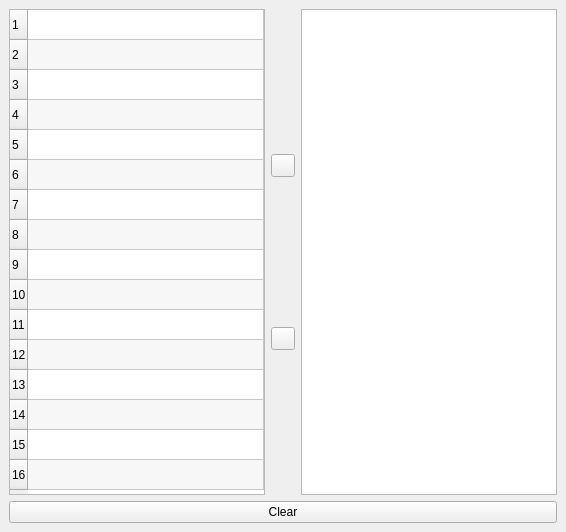
  <widget class="QDockWidget" name="SensorDock">
   <property name="sizePolicy">
    <sizepolicy hsizetype="MinimumExpanding" vsizetype="Preferred">
     <horstretch>0</horstretch>
     <verstretch>0</verstretch>
    </sizepolicy>
   </property>
   <property name="windowTitle">
    <string>Sensors</string>
   </property>
   <attribute name="dockWidgetArea">
    <number>2</number>
   </attribute>
   <widget class="QWidget" name="dockWidgetContents_2">
    <layout class="QVBoxLayout" name="verticalLayout_8">
     <item>
      <layout class="QHBoxLayout" name="horizontalLayout_12">
       <item>
        <widget class="SensorTableWidget" name="SensorTable">
         <property name="sizePolicy">
          <sizepolicy hsizetype="MinimumExpanding" vsizetype="MinimumExpanding">
           <horstretch>0</horstretch>
           <verstretch>0</verstretch>
          </sizepolicy>
         </property>
         <property name="minimumSize">
          <size>
           <width>50</width>
           <height>486</height>
          </size>
         </property>
         <property name="acceptDrops">
          <bool>true</bool>
         </property>
         <property name="verticalScrollBarPolicy">
          <enum>Qt::ScrollBarAlwaysOff</enum>
         </property>
         <property name="horizontalScrollBarPolicy">
          <enum>Qt::ScrollBarAlwaysOff</enum>
         </property>
         <property name="editTriggers">
          <set>QAbstractItemView::NoEditTriggers</set>
         </property>
         <property name="dragEnabled">
          <bool>true</bool>
         </property>
         <property name="dragDropMode">
          <enum>QAbstractItemView::DragDrop</enum>
         </property>
         <property name="defaultDropAction">
          <enum>Qt::MoveAction</enum>
         </property>
         <property name="alternatingRowColors">
          <bool>true</bool>
         </property>
         <property name="selectionMode">
          <enum>QAbstractItemView::SingleSelection</enum>
         </property>
         <property name="showGrid">
          <bool>true</bool>
         </property>
         <property name="wordWrap">
          <bool>false</bool>
         </property>
         <property name="cornerButtonEnabled">
          <bool>false</bool>
         </property>
         <property name="rowCount">
          <number>16</number>
         </property>
         <property name="columnCount">
          <number>1</number>
         </property>
         <attribute name="horizontalHeaderVisible">
          <bool>false</bool>
         </attribute>
         <attribute name="horizontalHeaderDefaultSectionSize">
          <number>70</number>
         </attribute>
         <attribute name="horizontalHeaderStretchLastSection">
          <bool>true</bool>
         </attribute>
         <row/>
         <row/>
         <row/>
         <row/>
         <row/>
         <row/>
         <row/>
         <row/>
         <row/>
         <row/>
         <row/>
         <row/>
         <row/>
         <row/>
         <row/>
         <row/>
         <column/>
        </widget>
       </item>
       <item>
        <layout class="QVBoxLayout" name="verticalLayout_6">
         <item>
          <spacer name="verticalSpacer_11">
           <property name="orientation">
            <enum>Qt::Vertical</enum>
           </property>
           <property name="sizeHint" stdset="0">
            <size>
             <width>20</width>
             <height>40</height>
            </size>
           </property>
          </spacer>
         </item>
         <item>
          <widget class="QToolButton" name="AddSensorButton">
           <property name="text">
            <string/>
           </property>
          </widget>
         </item>
         <item>
          <spacer name="verticalSpacer_10">
           <property name="orientation">
            <enum>Qt::Vertical</enum>
           </property>
           <property name="sizeHint" stdset="0">
            <size>
             <width>20</width>
             <height>40</height>
            </size>
           </property>
          </spacer>
         </item>
         <item>
          <widget class="QToolButton" name="RemoveSensorButton">
           <property name="text">
            <string/>
           </property>
          </widget>
         </item>
         <item>
          <spacer name="verticalSpacer_12">
           <property name="orientation">
            <enum>Qt::Vertical</enum>
           </property>
           <property name="sizeHint" stdset="0">
            <size>
             <width>20</width>
             <height>40</height>
            </size>
           </property>
          </spacer>
         </item>
        </layout>
       </item>
       <item>
        <widget class="SensorListWidget" name="SensorList">
         <property name="sizePolicy">
          <sizepolicy hsizetype="Expanding" vsizetype="MinimumExpanding">
           <horstretch>0</horstretch>
           <verstretch>0</verstretch>
          </sizepolicy>
         </property>
         <property name="acceptDrops">
          <bool>true</bool>
         </property>
         <property name="editTriggers">
          <set>QAbstractItemView::NoEditTriggers</set>
         </property>
         <property name="dragEnabled">
          <bool>true</bool>
         </property>
         <property name="dragDropOverwriteMode">
          <bool>true</bool>
         </property>
         <property name="dragDropMode">
          <enum>QAbstractItemView::DragDrop</enum>
         </property>
         <property name="defaultDropAction">
          <enum>Qt::MoveAction</enum>
         </property>
         <property name="selectionRectVisible">
          <bool>true</bool>
         </property>
        </widget>
       </item>
      </layout>
     </item>
     <item>
      <widget class="QPushButton" name="SensorClear">
       <property name="text">
        <string>Clear</string>
       </property>
      </widget>
     </item>
    </layout>
   </widget>
  </widget>
